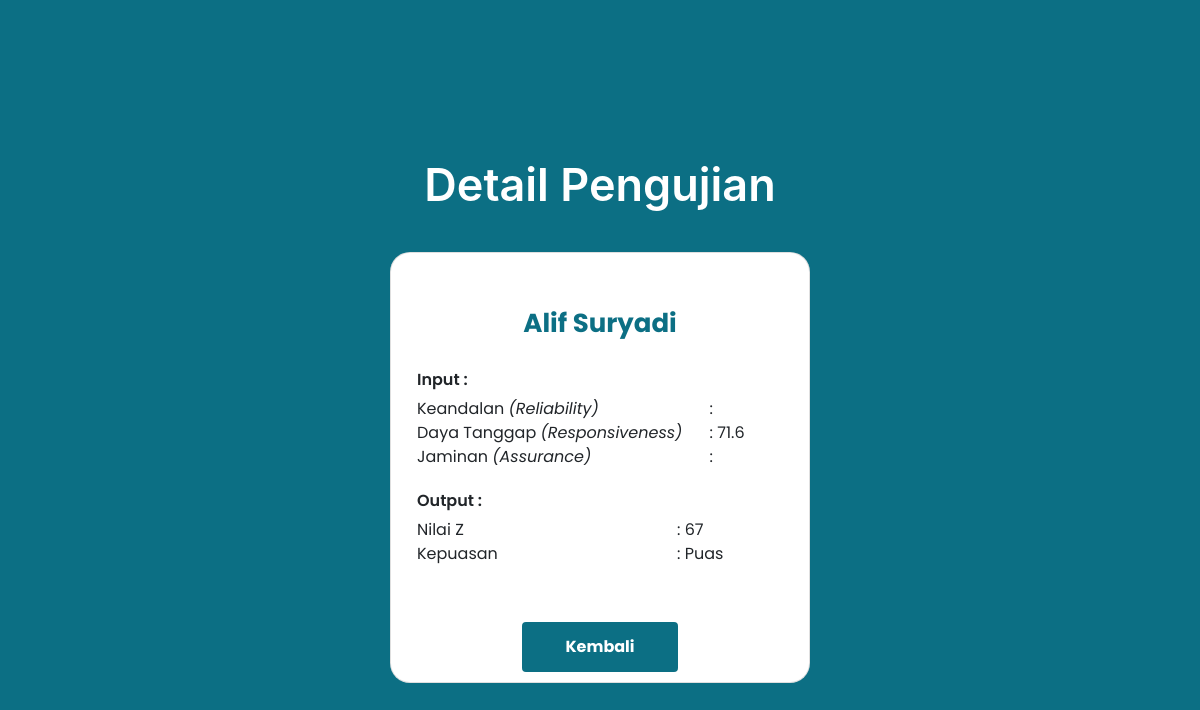
Page /pages/admin/pengujian/hasil-pengujian.php?id_form=1 (signed in) on the earlier database version.
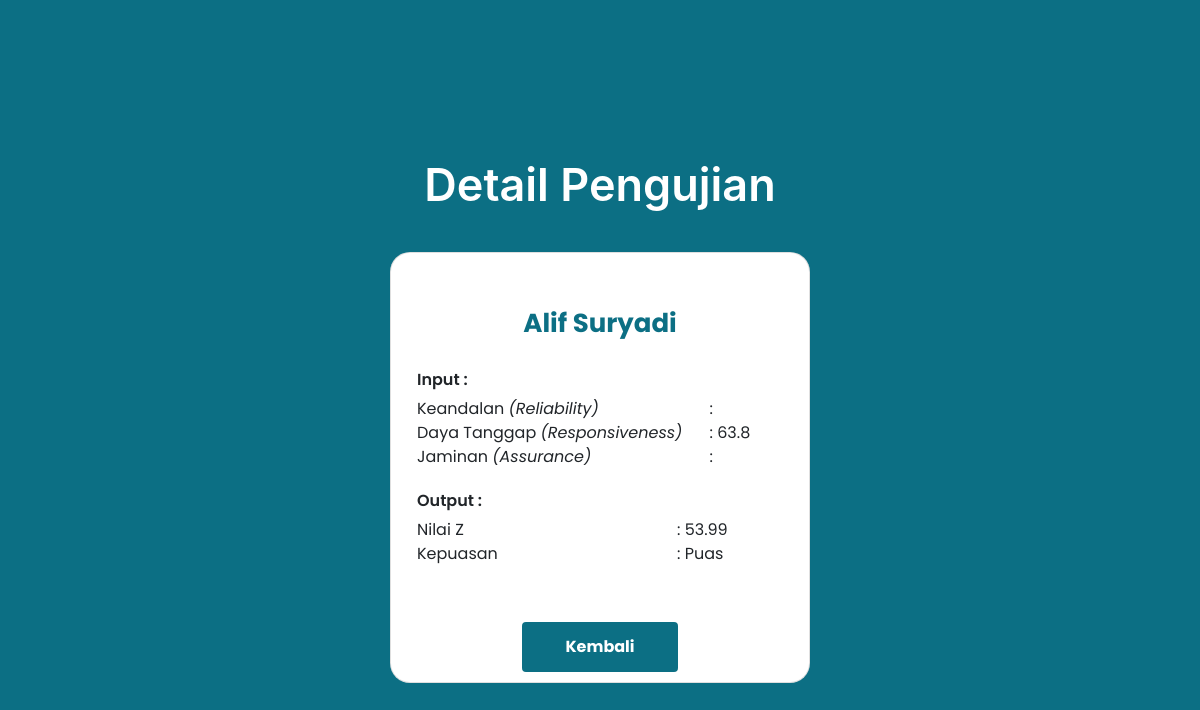
Same page on the later database version.
### tables this page shows
CREATE TABLE `survey_results` (
  `id_result` int(11) NOT NULL,
  `id_form` int(11) NOT NULL,
  `created_at` timestamp NULL DEFAULT NULL,
  `responsiveness` float NOT NULL,
  `c_responsiveness` varchar(100) NOT NULL,
  `empathy` float NOT NULL,
  `c_empathy` varchar(100) NOT NULL,
  `tangible` float NOT NULL,
  `c_tangible` varchar(100) NOT NULL,
  `nilai_z` float NOT NULL,
  `kepuasan` varchar(100) NOT NULL
);

CREATE TABLE `users` (
  `id_user` int(11) NOT NULL,
  `username` varchar(100) NOT NULL,
  `email` varchar(100) DEFAULT NULL,
  `password` varchar(100) DEFAULT NULL,
  `role` varchar(100) NOT NULL,
  `gender` varchar(100) DEFAULT NULL,
  `job` varchar(100) DEFAULT NULL,
  `age` int(11) DEFAULT NULL,
  `address` text DEFAULT NULL
);

### pages/admin/pengujian/hasil-pengujian.php (the view, shortened to what this page needs)
<?php
include_once("../../../validations/connection.php");
$hasil_pengujian = [];
try {
    if(isset($_GET['id_form'])) {
        $id_form = $_GET['id_form'];
        $query = "SELECT sr.*, sf.id_user
                  FROM survey_results sr
                  LEFT JOIN survey_form sf ON sr.id_form = sf.id_form
                  WHERE sr.id_form = $id_form";
        $result = mysqli_query($connect, $query);
        if ($result) {
            while ($row = mysqli_fetch_assoc($result)) {
                $hasil_pengujian[] = $row;
            }
        } else {
            echo "Error: " . mysqli_error($connect);
        }
        $nama_lara = "Unknown";
    } else {
        echo "Error: Parameter id_form tidak ditemukan dalam URL";
    }
} catch(Exception $e) {
    echo "Error: " . $e->getMessage();
}
?>
<!DOCTYPE html>
<html lang="en">
<head>
    <link rel="stylesheet" href="../../../assets/styles/main.css" />
    <link href="../../../vendor/bootstrap-icons/bootstrap-icons.css" rel="stylesheet" />
    <link href="../../../vendor/aos/aos.css" rel="stylesheet" />
    <link href="../../../vendor/glightbox/css/glightbox.min.css" rel="stylesheet" />
</head>
<body>
    <main>
        <?php
          if (!empty($hasil_pengujian)) {
              foreach ($hasil_pengujian as $pengujian) {
                  $id_user = $pengujian['id_user'];
                  $query = "SELECT username FROM users WHERE id_user = $id_user";
                  $result = mysqli_query($connect, $query);
                  $row = mysqli_fetch_assoc($result);
                  $nama_lengkap = $row['username'];
                  echo '<section id="hasil-pengujian" class="hasil-pengujian">';
                  echo '<div class="content" data-aos="fade-up">';
                  echo '<h2 class="title">Detail Pengujian</h2>';
                  echo '<div class="card">';
                  echo '<div class="card-body">';
                  echo '<div class="row">';
                  echo '<div class="col-12">';
                  echo '<div class="card-title">' . ($nama_lengkap == $nama_lara ? $nama_lara : $nama_lengkap) . '</div>';
                  echo '<div class="card-subtitle">Input :</div>';
                  echo '<div class="card-text">';
                  echo '<div class="row">';
                  echo '<div class="col-9">Keandalan <span>(Reliability)</span></div>';
                  echo '<div class="col-3">: ' . $pengujian['reliability'] . '</div>';
                  echo '<div class="col-9">Daya Tanggap <span>(Responsiveness)</span></div>';
                  echo '<div class="col-3">: ' . $pengujian['responsiveness'] . '</div>';
                  echo '<div class="col-9">Jaminan <span>(Assurance)</span></div>';
                  echo '<div class="col-3">: ' . $pengujian['assurance'] . '</div>';
                  echo '</div>';
                  echo '</div>';
                  echo '<div class="card-subtitle">Output :</div>';
                  echo '<div class="card-text">';
                  echo '<div class="row">';
                  echo '<div class="col-8">Nilai Z</div>';
                  echo '<div class="col-4">: ' . $pengujian['nilai_z'] . '</div>';
                  echo '<div class="col-8">Kepuasan</div>';
                  echo '<div class="col-4">: ' . $pengujian['kepuasan'] . '</div>';
                  echo '</div>';
                  echo '</div>';
                  echo '</div>';
                  echo '</div>';
                  echo '</div>';
                  echo '<div class="row">';
                  echo '<div class="col-12 text-center">';
                  echo '<a href="./table-pengujian.php" class="btn btn-primary">Kembali</a>';
                  echo '</div>';
                  echo '</div>';
                  echo '</div>';
                  echo '</div>';
                  echo '</section>';
              }
          }
        ?>
    </main>
</body>
</html>

Differences in the rows shown:
changed survey_results "Puas": responsiveness "71.6" → "63.8"; nilai_z "67" → "53.99"
